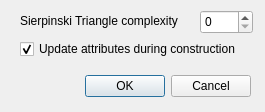
<?xml version="1.0" encoding="UTF-8"?>
<ui version="4.0">
 <class>createSierpinskiTriangle</class>
 <widget class="QDialog" name="createSierpinskiTriangle">
  <property name="geometry">
   <rect>
    <x>0</x>
    <y>0</y>
    <width>265</width>
    <height>112</height>
   </rect>
  </property>
  <property name="windowTitle">
   <string>Dialog</string>
  </property>
  <widget class="QDialogButtonBox" name="buttonBox">
   <property name="geometry">
    <rect>
     <x>20</x>
     <y>70</y>
     <width>231</width>
     <height>32</height>
    </rect>
   </property>
   <property name="orientation">
    <enum>Qt::Horizontal</enum>
   </property>
   <property name="standardButtons">
    <set>QDialogButtonBox::Cancel|QDialogButtonBox::Ok</set>
   </property>
  </widget>
  <widget class="QLabel" name="label">
   <property name="geometry">
    <rect>
     <x>20</x>
     <y>13</y>
     <width>181</width>
     <height>16</height>
    </rect>
   </property>
   <property name="text">
    <string>Sierpinski Triangle complexity</string>
   </property>
  </widget>
  <widget class="QSpinBox" name="level">
   <property name="geometry">
    <rect>
     <x>200</x>
     <y>10</y>
     <width>53</width>
     <height>24</height>
    </rect>
   </property>
  </widget>
  <widget class="QCheckBox" name="updateAttributes">
   <property name="geometry">
    <rect>
     <x>20</x>
     <y>40</y>
     <width>241</width>
     <height>18</height>
    </rect>
   </property>
   <property name="text">
    <string>Update attributes during construction</string>
   </property>
   <property name="checked">
    <bool>true</bool>
   </property>
  </widget>
 </widget>
 <resources/>
 <connections>
  <connection>
   <sender>buttonBox</sender>
   <signal>accepted()</signal>
   <receiver>createSierpinskiTriangle</receiver>
   <slot>accept()</slot>
   <hints>
    <hint type="sourcelabel">
     <x>248</x>
     <y>254</y>
    </hint>
    <hint type="destinationlabel">
     <x>157</x>
     <y>274</y>
    </hint>
   </hints>
  </connection>
  <connection>
   <sender>buttonBox</sender>
   <signal>rejected()</signal>
   <receiver>createSierpinskiTriangle</receiver>
   <slot>reject()</slot>
   <hints>
    <hint type="sourcelabel">
     <x>316</x>
     <y>260</y>
    </hint>
    <hint type="destinationlabel">
     <x>286</x>
     <y>274</y>
    </hint>
   </hints>
  </connection>
 </connections>
</ui>
